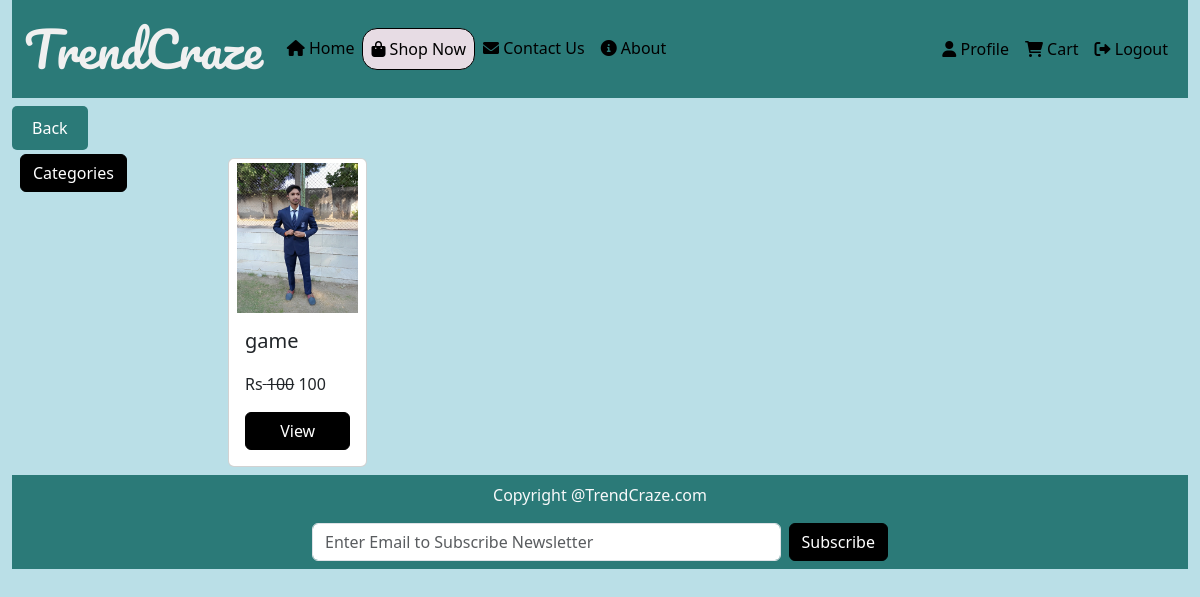
Screenshot of /shop/all/all/ (signed in) with the database file from the repository.
### mainApp/models.py (models this page shows, shortened)
class Product(models.Model):
    id=models.AutoField(primary_key=True)
    user=models.ForeignKey(User,on_delete=models.CASCADE)
    name=models.CharField(max_length=50)
    maincat=models.CharField(max_length=50)
    brand=models.CharField(max_length=50)
    props=models.TextField()
    banPic=models.ImageField(upload_to='productimg/')
    baseprice=models.IntegerField(default=0)
    discount=models.IntegerField(default=0)
    finalPrice=models.IntegerField(default=0)
    color=models.CharField(max_length=20)
    size=models.CharField(max_length=10)
    desc=models.TextField()
    stock=models.BooleanField(default=True)
    time=models.DateField(auto_now=True)

### mainApp/views.py (the view)
# urls.py: path("shop/<str:mc>/<str:brn>/", views.shop),
def shop(request, mc, brn):
    mainCat = mainCategory.objects.all()
    br = Brand.objects.all()
    pics = Pics.objects.all()
    filter_query = Q()
    if mc != 'all':
        filter_query &= Q(maincat__name=mc)
    if brn != 'all':
        filter_query &= Q(brand__name=brn)
    data = Product.objects.filter(filter_query)
    return render(request, "shop.html", {"data": data, 'pic': pics, "maincat": mainCat, 'brand': br, 'mc': mc, 'brn': brn, 'act': actype})

### mainApp/templates/shop.html (shortened to what this page needs)
{% extends 'index.html' %}
{% load static %}
{% block body %}
<button onclick="goBack()" style="background-color: #2b7a78; color: #fff; border: none; padding: 10px 20px; cursor: pointer; border-radius: 5px;">Back</button>
<div class="container-fluid mx-2">
    <div class="row">
        <div class="container-fluid col-lg-2 my-1" style="border-radius: 7px; padding: 0;">
            <a class="btn btn-primary" data-bs-toggle="offcanvas" href="#offcanvasExample" role="button"
                aria-controls="offcanvasExample">
                Categories
            </a>
        </div>
        <div class="container-fluid col-lg-10 ">
            <div class="row">
                {% for i in data%}
                        <div class="col-xxl-2 col-xl-2 col-lg-2 col-md-3 col-sm-4 col-6 mt-2">
                            <div class="card">
                                <img src={{i.banPic.url}} class="card-img-top mt-1 px-2" alt="..." height="150px">
                                <div class="card-body">
                                    <h5 class="card-title" style="height:35px ;">{{i.name}}</h5>
                                    <p class="card-text">Rs<strike> {{i.baseprice}}</strike> {{i.finalPrice}}</p>
                                    <a href="/product/{{i.id}}/" class="btn btn-primary w-100">View</a>
                                </div>
                            </div>
                        </div>
                {% endfor %}
            </div>
        </div>
    </div>
</div>
{% endblock %}

### mainApp/static/css/mycss.css (style rules this page uses)
body { background-color: #badfe7; color: #000000; }
.btn-primary { background-color: #000000; color: #ffffff; border: 1px solid black; }

### rows the page displays
Product: banPic (picture), name "game", baseprice "100", finalPrice "100"
